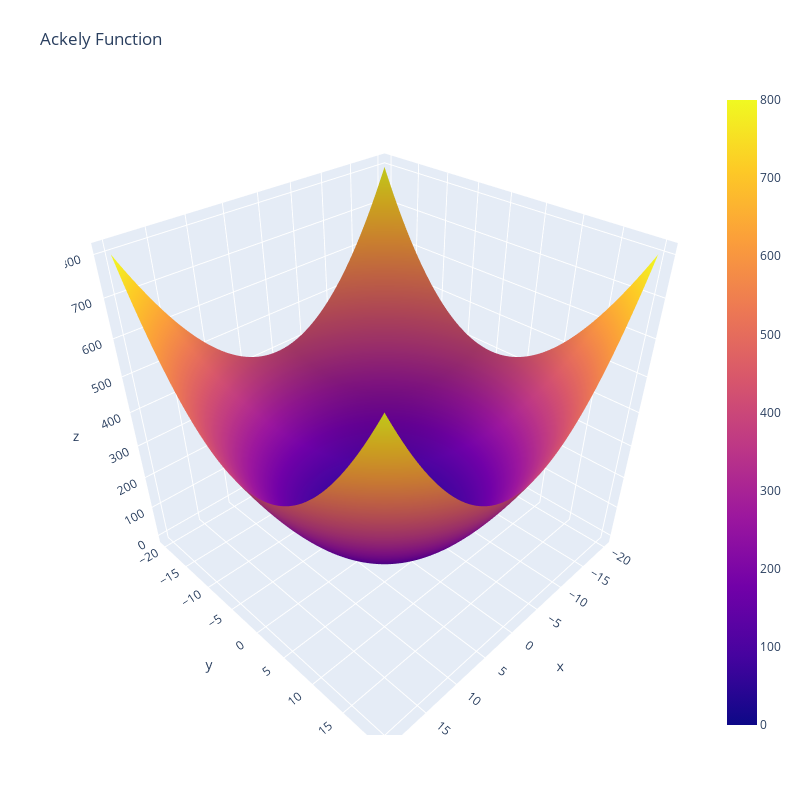

Notebook source saved alongside this figure:
### Code cell
X = np.linspace(-20, 20, 200)
Y = np.linspace(-20, 20, 200)

inp = np.array(np.meshgrid(X, Y))
out = U(inp)


fig = go.Figure(data=[go.Surface(z=out, x=X, y=Y)])

fig.update_layout(title='Ackely Function', autosize=False,
                  width=800, height=800,
                  margin=dict(l=65, r=50, b=65, t=90))

fig.show()

### Figure 1 — Plotly figure (JSON) as saved in the notebook; plotly's stock layout.template omitted (floating-point values rounded to 4 significant figures; data arrays with more than 128 entries replaced by an {"elided": "..."} marker saying what was removed)
{"data": [{"type": "surface", "x": {"elided": "200 float values"}, "y": {"elided": "200 float values"}, "z": {"elided": "200x200 float values"}}], "layout": {"autosize": false, "height": 800, "margin": {"b": 65, "l": 65, "r": 50, "t": 90}, "title": {"text": "Ackely Function"}, "width": 800}}
